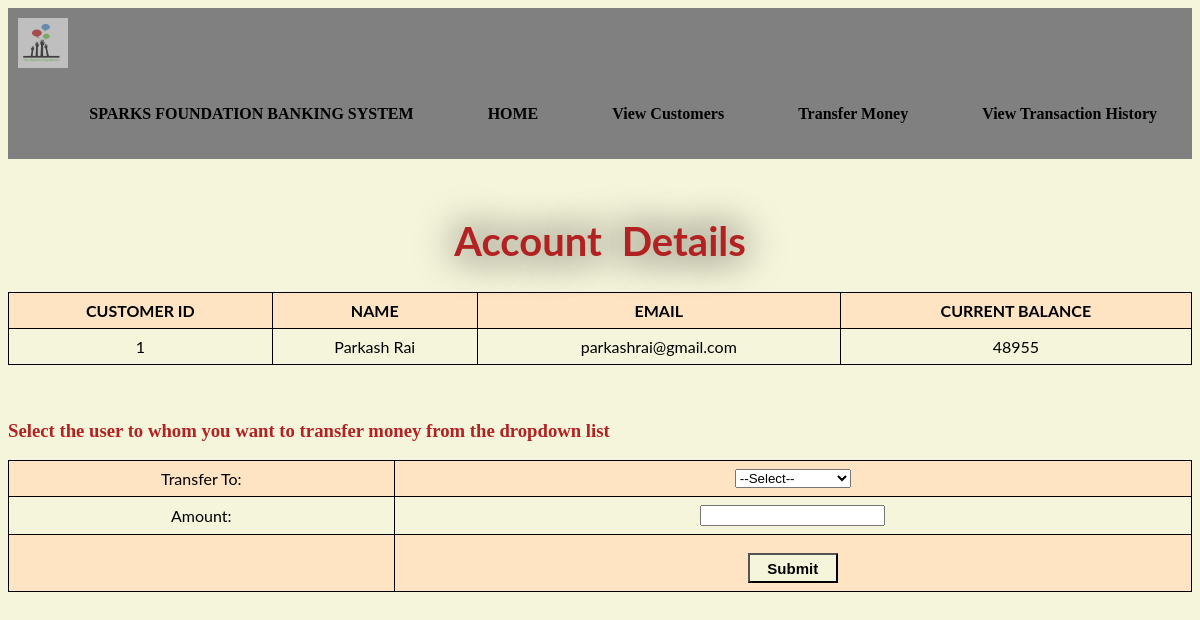
Screenshot of /transact.php?Name=Parkash Rai with the database file from the repository.
### tables this page shows
CREATE TABLE `customer` (
  `id` int(3) NOT NULL,
  `name` text NOT NULL,
  `email` varchar(30) NOT NULL,
  `balance` int(8) NOT NULL
);

### transact.php (the view, shortened to what this page needs)
<?php
include 'connection.php';
if(isset($_GET['Name'])){
	$Name=$_GET['Name'];
}
$q="SELECT * From customer WHERE Name='$Name'";
$result=mysqli_query($con,$q);
?>
<html>
<head>
<link rel = "stylesheet" type = "text/css" href = "buttons.css">
</head>
<body style="background-color:	#f5f5dc;">
 <nav>
            <div class="logo">
                <img src="logo.png" width="50" height="50">
            </div>
            <ul>
            <li><a href='#'>SPARKS FOUNDATION BANKING SYSTEM</a></li>
                <li><a href="#">HOME</a></li>
                <li><a href="display.php">View Customers</a></li>
                <li><a href="transfermoney.php">Transfer Money </a></li>
                <li><a href="transactionhistory.php">View Transaction History</a></li>
            </ul>
        </nav>
<br>
<div>
	<h1 style="font-family: 'Lato', sans-serif;;text-align:center;color:FireBrick;">Account Details</h1>
	<table style="background-color:#f5f5dc;">
	   <th>CUSTOMER ID</th>
	   <th>NAME </th>
	   <th>EMAIL</th>
	   <th>CURRENT BALANCE</th>
	   <tr>
		<?php
			$row=mysqli_fetch_array($result)
		?>
		<td><?php echo  $row["id"]; ?></td>
		<td><?php echo  $row["name"]; ?></td>
		<td><?php echo  $row["email"]; ?></td>
		<td><?php echo  $row["balance"]; ?></td>
	   </tr>
	</table>
</div>
<?php echo "<form method='post' action='transaction.php?Name=$Name'>"?>
<br><br>
<h3 style="font-family: cursive;color:	FireBrick;">Select the user to whom you want to transfer money from the dropdown list</h3>
<table border="0px" style="background-color:#f5f5dc;">
	<tr>
	<td>Transfer To:</td>
	<td><select name="user">
		<option>--Select--</option>
		</select></td></tr>
		<tr><td>Amount:</td><td><input type="text" name="Amount"></td></tr>
		<tr><td></td><td><input type="submit" name="submit" value="Submit" align=center style="margin-top: 10px; width:6em; height:2em; font-size:15px; background-color:Beige; font-weight: bold;"></td></tr>
</table>
</form>
</body>
</html>

### buttons.css (style rules this page uses)
img { opacity:0.5; }
h1 { font-family:serif; font-weight: bold; color: #67E6EC; margin-top:40px; text-align: center; font-size: 55px; text-shadow:black 0 0 40px; word-spacing: 10px; }

### transact.php (style rules this page uses)
table { font-family: 'Lato', sans-serif;; border-collapse: collapse; width: 100%; }
h1 { font-family: 'Lato', sans-serif;; font-size:40px; }
td, th { border: 1px solid black; text-align: center; padding: 8px; }
tr:nth-child(odd) { background-color:Bisque; }
nav { width: 100%; background-color:grey; overflow:hidden; }
nav ul { list-style-type: none; float: right; margin-top:7px; }
nav ul li { display:inline-block; }
nav ul li a { text-decoration:none; padding: 20px 35px; text-align:center ; color: #000000; display:block; font-weight: 700; }
.logo { float: left; padding: 10px; }

### rows the page displays
customer: id "1", name "Parkash Rai", email "parkashrai@gmail.com", balance "48955"
